Frame 1 (no input): blank canvas, image omitted
Frame 60 (the mouse pressed at the canvas centre just before this capture): blank canvas, image omitted
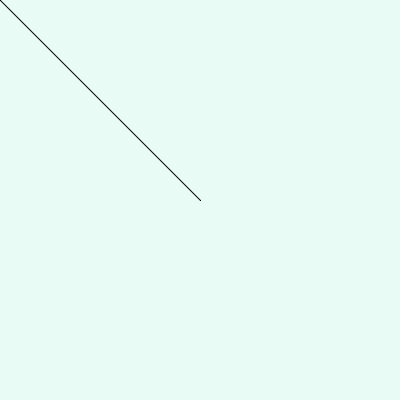
Frame 120 (the mouse held since frame 60 and released just before this capture)

The Processing sketch whose frames 1 and 60 were blank and that drew this single picture after the mouse press (run headless with seeded random() and noise(); from frame 60 on, the mouse is pressed at the canvas centre):

// Processing sketch: processing_11433
// ── processing_11433.pde

//si copias este codigo en Processing, veras como funciona la foto
void setup(){
background (232, 251, 244);
size (400, 400);
}
void draw(){
if (mousePressed)
fill(23, 213, 157);
line (pmouseX, pmouseY, mouseX, mouseY);

if (keyPressed){
fill (254, 238, 294);
}else{
  fill (254, 238, 194);

ellipse (mouseX, mouseY, key, key);
}
}
